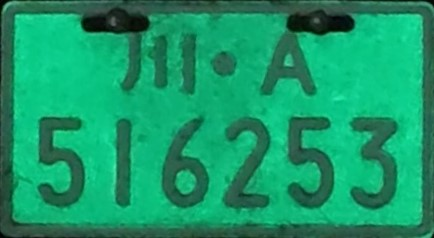
#> input picture images/948_0.jpg, 434 x 238 px, found by its file name
$ python ele_char.py
#> lines starting #> are read from the running program, lines starting #| are printed output that depends on the picture
### license_generation/xml_read.py
import xml.etree.ElementTree as ET

def get_xml_label(path):
    # 读取XML文件
    tree = ET.parse(path)
    root = tree.getroot()

    # 获取图像宽度和高度
    size = root.find('size')
    width = int(size.find('width').text)
    height = int(size.find('height').text)

    content = {}
    # 遍历所有的对象（即目标）
    for obj in root.iter('object'):
        # 获取目标类别和边界框坐标
        cls = obj.find('name').text
        xmin = int(obj.find('bndbox/xmin').text)
        ymin = int(obj.find('bndbox/ymin').text)
        xmax = int(obj.find('bndbox/xmax').text)
        ymax = int(obj.find('bndbox/ymax').text)

        w = xmax-xmin
        h = ymax-ymin


        content[cls] = (xmin,ymin,w,h)

    return (width,height),content
        # 打印结果
        # print('Class:', cls)
        # print('Bounding Box:', xmin, ymin, xmax, ymax)

### license_generation/ele_char.py
"""
生成电瓶车的车牌，以及图片
"""

from PIL import Image
from PIL import ImageDraw
from PIL import ImageFont
import numpy as np
import cv2
import xml_read
import os

abs_path = os.path.abspath('./')
img_path = abs_path+'\images'
font_path = abs_path+'\fonts'

def random_select(data):
    return data[np.random.randint(len(data))]

def get_location():
    i = Image.open(img_path+'\948_0.jpg')
    # img = cv2.imread(img_path+'\948_0.jpg')
    img = np.asarray(i)
    height, width = img.shape[:2]
    collect_list = []
    size = height*width
    with open(abs_path+'/label.txt', 'r') as f:
        for i in f:
           line = i.split()
           x = float(line[1])
           y = float(line[2])
           w = float(line[3])
           h = float(line[4])

           x1 = int((x - w / 2) * width)
           y1 = int((y - h / 2) * height)
           x2 = int((x + w / 2) * width)
           y2 = int((y + h / 2) * height)
           img_w = x2 - x1
           img_h = y2 - y1
        #    计算占用比例
           char_ratio = img_w*img_h #字符占用比例
           r = (char_ratio)/size

           font_size = int(img_h*img_w) #字体大小

           collect_list.append((x1,y1,img_w,img_h,font_size))
    return collect_list

def load_coco():
    img = cv2.imread(img_path+'/948_0.jpg')
    height, width = img.shape[:2]

def get_background(bool):
    if bool:
        return Image.open(abs_path+'/images/format.png')
    else:
        return Image.open(abs_path+'/images/format2.jpg')

numerals = ['0', '1', '2', '3', '4', '5', '6', '7', '8', '9']
alphabet = ['A', 'B', 'C', 'D', 'E', 'F', 'G', 'H', 'I', 'J',
                'K', 'L', 'M', 'N', 'O', 'P', 'Q', 'R', 'S', 'T',
                'U', 'V', 'W', 'X', 'Y', 'Z']
provinces = ["京", "津", "冀", "晋", "蒙", "辽", "吉", "黑", "沪",
             "苏", "浙", "皖", "闽", "赣", "鲁", "豫", "鄂", "湘",
             "粤", "桂", "琼", "渝", "川", "贵", "云", "藏", "陕",
             "甘", "青", "宁", "新"]

dict_arr = ['t1','t2','b1','b2','b3','b4','b5','b6']
class Electornic_Motor(object):


    def __init__(self) -> None:
        self.font_ch = abs_path+"/fonts/platech.ttf"  # 中文字体格式
        self.font_en = abs_path+'/fonts/platechar.ttf'
        self.round = abs_path+'/fonts/round.ttf'
        self.font_l = abs_path+'/fonts/CNLicense-A.otf'
        self.font_t = abs_path+'/fonts/t.ttf'
        self.font_nh = abs_path+'/fonts/nh.otf'

        self.plate = self.generate_plate()

        # self.plate = self.generate_plate()

        self.font_color1 = (173,42,37)
        self.font_color2 = (255,255,255)
        self.style = get_location() #每个字符的中心点坐标，宽高，和字符大小
#> in get_location, i is the input picture: PIL image 434x238 RGB; mean R, G, B 22.8, 153.8, 104.9
#> (reads label.txt from the repository)

    def gen2(self, plate=None):
        bg = get_background(False)
        path = abs_path+'/ori.xml'
        if plate != None:
            self.plate = plate
        size1,content1 = xml_read.get_xml_label(path)
        bg1 = bg
        content = content1
        color = self.font_color2
        for i,c in enumerate(self.plate):
             x,y,w,h = content[dict_arr[i]]

            # 计算左上角的x,y点
            # left_x = int(float(x) - float(w) / 2)
            # left_y = int(float(y) - float(h) / 2)
            #生成一张图片
             if i == 0:
                 #生成汉字
                 font = ImageFont.truetype(self.font_ch, 120)
                 draw = ImageDraw.Draw(bg1)

                 draw.text((x-5,y-15), c, font=font, fill=color)

             elif i == 1:
                 ##生成字母
                 font = ImageFont.truetype(self.font_nh, 180)
                 draw = ImageDraw.Draw(bg1)

                 draw.text((x+15,y-50), c, font=font, fill=color)
             elif i>1:
                 font = ImageFont.truetype(self.font_l, 240)
                 draw = ImageDraw.Draw(bg1)
                 draw.text((x,y), c, font=font, fill=color)
        return bg1


    def generate_all(self, plate=None):
        bg1= get_background(True)
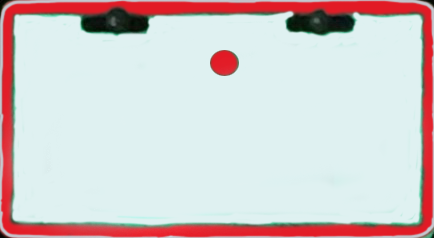
#> input picture license_generation/images/format.png, 434 x 238 px
#> in get_background, returned value is the input picture: PIL image 434x238 RGBA; mean R, G, B, A 212, 204.6, 204.7, 254.9
        bg_path1 = './label.xml'
        bg_path2 = './ori.xml'
        if plate != None:
            self.plate = plate

        size1,content1 = xml_read.get_xml_label(bg_path1)
#> (reads label.xml from the repository)
        # size2,content2 = xml_read.get_xml_label(bg_path2)
        content = content1

        bg1 = bg1

        for i,c in enumerate(self.plate):
            # x,y,w,h,font_size = self.style[i]
            x,y,w,h = content[dict_arr[i]]

            # 计算左上角的x,y点
            # left_x = int(float(x) - float(w) / 2)
            # left_y = int(float(y) - float(h) / 2)
            #生成一张图片
            if i == 0:
                #生成汉字
                font = ImageFont.truetype(self.font_ch, 70)
                draw = ImageDraw.Draw(bg1)

                draw.text((x-5,y-15), c, font=font, fill=self.font_color1)

            elif i == 1:
                ##生成字母
                font = ImageFont.truetype(self.font_nh, 100)
                draw = ImageDraw.Draw(bg1)

                draw.text((x+15,y-30), c, font=font, fill=self.font_color1)
            elif i>1:
                font = ImageFont.truetype(self.font_l, 110)
                draw = ImageDraw.Draw(bg1)
                draw.text((x,y), c, font=font, fill=self.font_color1)
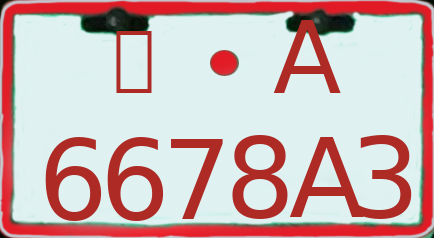
#> bg1: PIL image 434x238 RGBA; mean R, G, B, A 206, 178.9, 178.4, 254.9; transparent parts drawn white
        return bg1


    def generate_plate(self):
        _provinces = random_select(provinces)
        _provinces += random_select(alphabet)

        for i in range(6):
            _provinces += random_select(numerals)
        return _provinces

if __name__=="__main__":
   e = Electornic_Motor()
   out = e.generate_all("川A6678A3")
   out.show()
